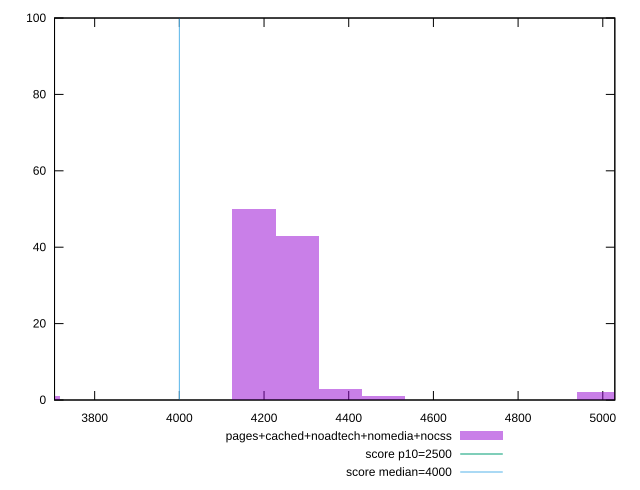

gnuplot code for this plot:
reset

$pagesCachedNoadtechNomediaNocss <<EOF
3666.995554172715 1
4991.188393179529 2
4278.161479868168 43
4176.300492252259 50
4380.0224674840765 3
4481.883455099985 1
EOF

set key outside below
set boxwidth 101.86098761590875
set xrange [3705.2220000000007:5028.431999999999]
set yrange [0:100]
set trange [0:100]
set style fill transparent solid 0.5 noborder

set parametric
set terminal svg size 640, 490 enhanced background rgb 'white'
set output "report_00017_2021-02-10T15-08-03.406Z/largest-contentful-paint/comparison/histogram/4_vs_5.svg"

plot $pagesCachedNoadtechNomediaNocss title "pages+cached+noadtech+nomedia+nocss" with boxes, \
     2500,t title "score p10=2500", \
     4000,t title "score median=4000"

reset
